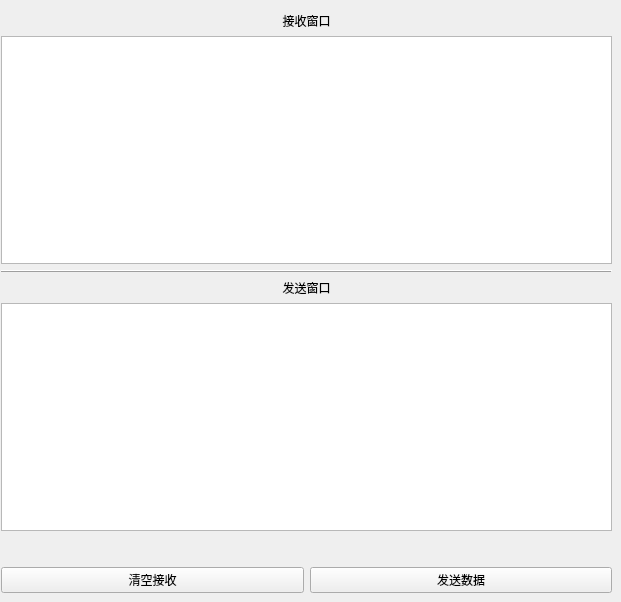
       <widget class="QWidget" name="tab_2">
        <attribute name="title">
         <string>serial</string>
        </attribute>
        <widget class="QWidget" name="layoutWidget">
         <property name="geometry">
          <rect>
           <x>1</x>
           <y>12</y>
           <width>611</width>
           <height>581</height>
          </rect>
         </property>
         <layout class="QVBoxLayout" name="verticalLayout_2">
          <item>
           <widget class="QLabel" name="label_10">
            <property name="maximumSize">
             <size>
              <width>16777215</width>
              <height>30</height>
             </size>
            </property>
            <property name="layoutDirection">
             <enum>Qt::LeftToRight</enum>
            </property>
            <property name="text">
             <string>接收窗口</string>
            </property>
            <property name="textFormat">
             <enum>Qt::AutoText</enum>
            </property>
            <property name="alignment">
             <set>Qt::AlignCenter</set>
            </property>
           </widget>
          </item>
          <item>
           <widget class="QTextEdit" name="recvTextEdit"/>
          </item>
          <item>
           <widget class="QFrame" name="frame_3">
            <property name="frameShape">
             <enum>QFrame::HLine</enum>
            </property>
            <property name="frameShadow">
             <enum>QFrame::Raised</enum>
            </property>
           </widget>
          </item>
          <item>
           <widget class="QLabel" name="label_11">
            <property name="maximumSize">
             <size>
              <width>16777215</width>
              <height>30</height>
             </size>
            </property>
            <property name="text">
             <string>发送窗口</string>
            </property>
            <property name="textFormat">
             <enum>Qt::AutoText</enum>
            </property>
            <property name="alignment">
             <set>Qt::AlignCenter</set>
            </property>
           </widget>
          </item>
          <item>
           <widget class="QTextEdit" name="sendTextEdit"/>
          </item>
          <item>
           <spacer name="verticalSpacer_2">
            <property name="orientation">
             <enum>Qt::Vertical</enum>
            </property>
            <property name="sizeType">
             <enum>QSizePolicy::Maximum</enum>
            </property>
            <property name="sizeHint" stdset="0">
             <size>
              <width>20</width>
              <height>30</height>
             </size>
            </property>
           </spacer>
          </item>
          <item>
           <layout class="QHBoxLayout" name="horizontalLayout_17">
            <item>
             <widget class="QPushButton" name="serialrec_clear_btn">
              <property name="text">
               <string>清空接收</string>
              </property>
             </widget>
            </item>
            <item>
             <widget class="QPushButton" name="sendButton">
              <property name="text">
               <string>发送数据</string>
              </property>
             </widget>
            </item>
           </layout>
          </item>
         </layout>
        </widget>
       </widget>
